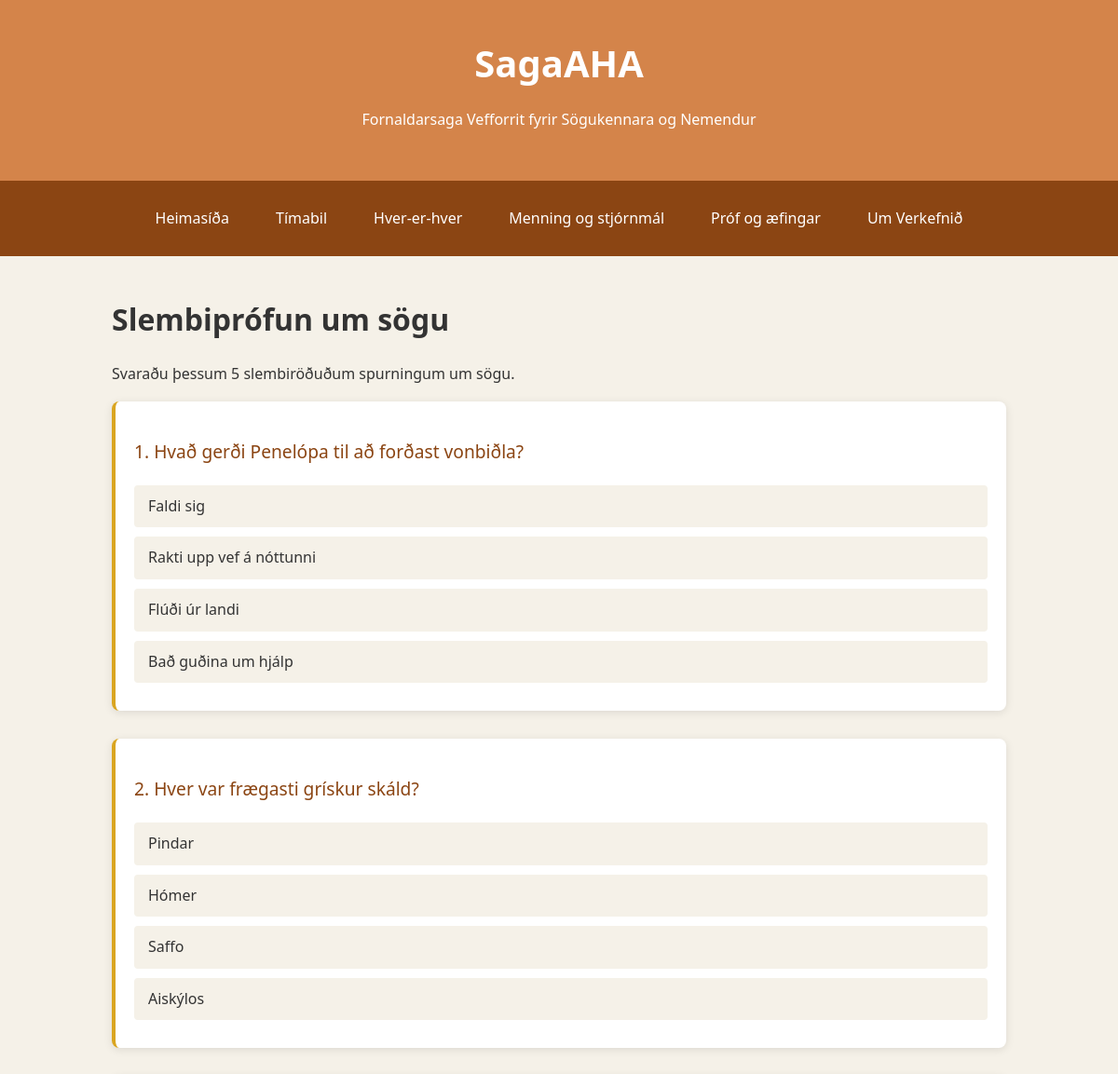
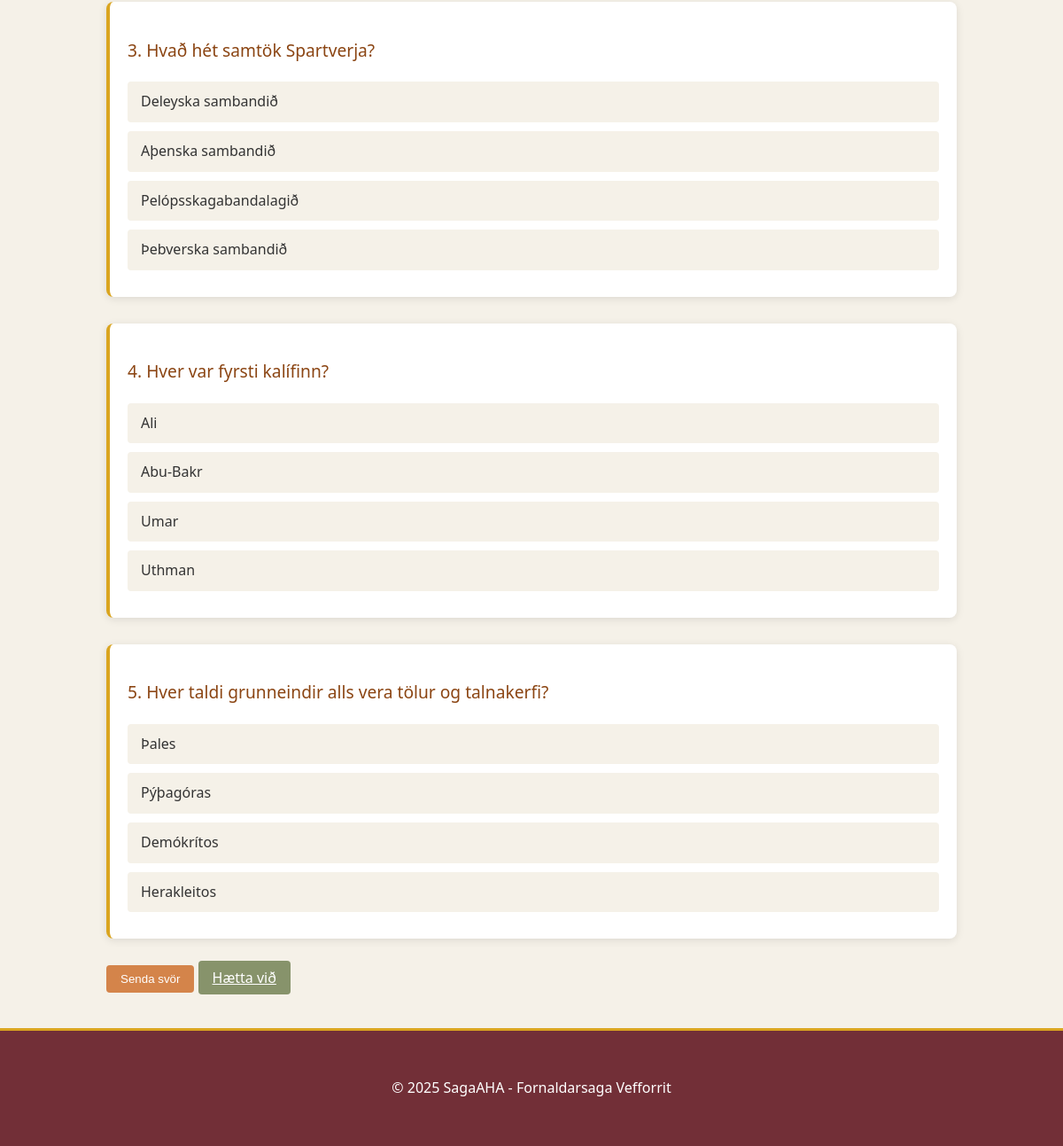
Page /quiz/random-history/ on the committed database (2 pictures, top to bottom).
### quiz/models.py (models this page shows, shortened)
class Question(models.Model):
    QUESTION_TYPES = [
        ('multiple_choice', 'Multiple Choice'),
        ('true_false', 'True/False'),
        ('fill_blank', 'Fill in the Blank'),
        ('timeline_order', 'Timeline Ordering'),
        ('map_identification', 'Map Identification'),
        ('image_recognition', 'Image Recognition'),
    ]
    quiz = models.ForeignKey(Quiz, on_delete=models.CASCADE, related_name='questions')
    question_text = models.TextField()
    question_text_is = models.TextField()  # Icelandic question text
    question_type = models.CharField(max_length=20, choices=QUESTION_TYPES)
    image = models.ImageField(upload_to='quiz_questions/', blank=True, null=True)
    options = models.TextField(blank=True)  # JSON string of options
    correct_answer = models.TextField()  # For multiple choice, this is the index; for others, the actual answer
    explanation = models.TextField(blank=True)
    explanation_is = models.TextField(blank=True)  # Icelandic explanation
    difficulty = models.IntegerField(default=1)  # 1-5 scale
    points = models.IntegerField(default=1)
    def get_options(self):
        if self.options:
            return json.loads(self.options)
        return []

### quiz/views.py (the view, shortened to what this page needs)
# urls.py: path('random-history/', views.random_history_quiz, name='random_history_quiz'),
def random_history_quiz(request):
    history_quizzes = []
    quiz_titles = []
    try:
        greek_quiz = Quiz.objects.get(title_is='Próf um sögu Grikklands')
        history_quizzes.append(greek_quiz)
        quiz_titles.append(greek_quiz.title_is)
    except Quiz.DoesNotExist:
        pass
    try:
        middle_ages_quiz = Quiz.objects.get(title_is='Próf um Miðaldir')
        history_quizzes.append(middle_ages_quiz)
        quiz_titles.append(middle_ages_quiz.title_is)
    except Quiz.DoesNotExist:
        pass
    if not history_quizzes:
        return redirect('quiz:quiz_home')
    all_questions = []
    for quiz in history_quizzes:
        all_questions.extend(list(Question.objects.filter(quiz=quiz)))
    if len(all_questions) <= 5:
        questions = all_questions
    else:
        questions = random.sample(all_questions, 5)
    context = {
        'quiz_title': 'Slembiprófun um sögu',
        'questions': questions,
        'quiz_id': history_quizzes[0].id if history_quizzes else None  # Use the first quiz's ID
    }
    return render(request, 'quiz/random_history_quiz.html', context)

### templates/quiz/random_history_quiz.html (shortened to what this page needs)
{% extends 'base.html' %}
{% load static %}
{% block extra_css %}
<link rel="stylesheet" href="{% static 'css/quiz.css' %}">
{% endblock %}
{% block content %}
<div class="quiz-container">
    <h1>{{ quiz_title }}</h1>
    <p>Svaraðu þessum 5 slembiröðuðum spurningum um sögu.</p>
    <form method="post" action="{% url 'quiz:random_history_quiz' %}">
        {% for question in questions %}
        <div class="quiz-question">
            <h3 class="question-text">{{ forloop.counter }}. {{ question.question_text_is }}</h3>
            <div class="question-options">
                {% with options=question.get_options %}
                    {% for option in options %}
                    <div class="option-item">
                        <label for="option_{{ question.id }}_{{ forloop.counter0 }}" class="option-label">{{ option }}</label>
                    </div>
                    {% endfor %}
                {% endwith %}
            </div>
        </div>
        {% endfor %}
        <div class="quiz-actions">
            <button type="submit" class="btn-primary">Senda svör</button>
            <a href="{% url 'quiz:quiz_home' %}" class="btn-secondary">Hætta við</a>
        </div>
    </form>
</div>
{% endblock %}

### static/css/style.css (style rules this page uses)
:root { --primary-1: #d4844a; --primary-2: #f5f1e8; --accent-1: #daa520; --accent-2: #2d5016; --supporting-1: #8b4513; --supporting-2: #87936b; --special-1: #722f37; --special-2: #cc5500; --text-dark: #333333; --text-light: #ffffff; --background-light: var(--primary-2); }
body { font-family: 'Segoe UI', Tahoma, Geneva, Verdana, sans-serif; line-height: 1.6; margin: 0; padding: 0; color: var(--text-dark); background-color: var(--background-light); }

### static/css/buttons.css (style rules this page uses)
.btn-primary { background-color: var(--primary-1); color: var(--text-light); border: none; padding: 8px 16px; border-radius: 4px; cursor: pointer; font-weight: 500; transition: background-color 0.3s, transform 0.2s; }
.btn-secondary { background-color: var(--supporting-2); color: var(--text-light); border: none; padding: 8px 16px; border-radius: 4px; cursor: pointer; font-weight: 500; transition: background-color 0.3s, transform 0.2s; }

### static/css/quiz.css (style rules this page uses)
.quiz-question { background-color: var(--text-light); border-radius: 8px; box-shadow: 0 2px 10px rgba(0,0,0,0.1); margin-bottom: 30px; padding: 20px; border-left: 4px solid var(--accent-1); }
.question-text { font-size: 1.2rem; margin-bottom: 20px; color: var(--supporting-1); font-weight: 500; }
.question-options { list-style-type: none; padding: 0; margin: 0; }
.option-item { margin-bottom: 10px; }
.option-label { display: block; padding: 10px 15px; background-color: var(--primary-2); border-radius: 4px; cursor: pointer; transition: all 0.3s; }

### rows in the picture
Question: question_text_is "Hvað gerði Penelópa til að forðast vonbiðla?", options "Faldi sig" "Rakti upp vef á nóttunni" "Flúði úr landi" "Bað guðina um hjálp"
Question: question_text_is "Hver var frægasti grískur skáld?", options "Pindar" "Hómer" "Saffo" "Aiskýlos"
Question: question_text_is "Hvað hét samtök Spartverja?", options "Deleyska sambandið" "Aþenska sambandið" "Pelópsskagabandalagið" "Þebverska sambandið"
Question: question_text_is "Hver var fyrsti kalífinn?", options "Ali" "Abu-Bakr" "Umar" "Uthman"
Question: question_text_is "Hver taldi grunneindir alls vera tölur og talnakerfi?", options "Þales" "Pýþagóras" "Demókrítos" "Herakleitos"

### other values in the picture
{{ quiz_title }} "Slembiprófun um sögu"
